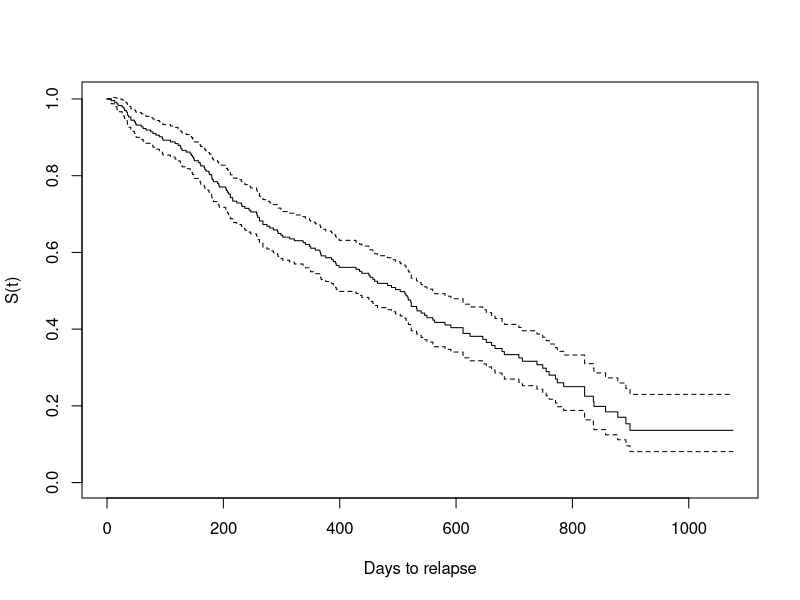
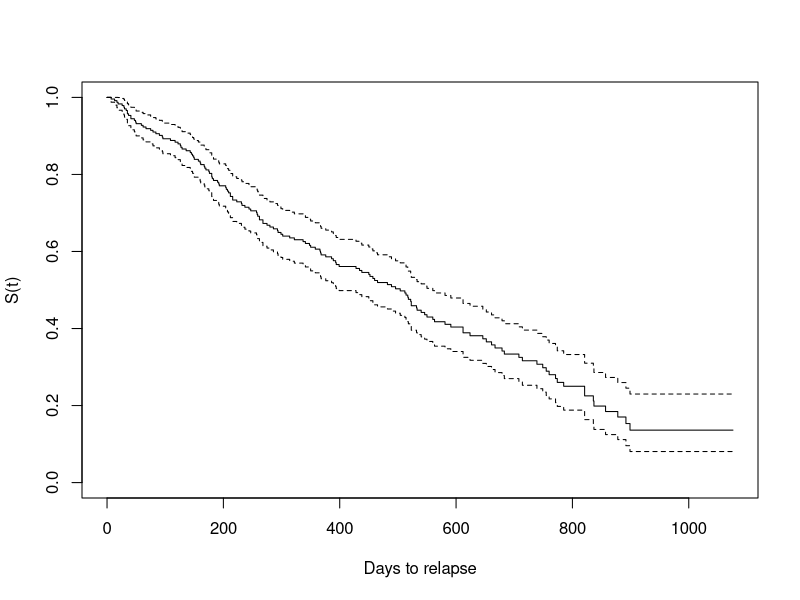
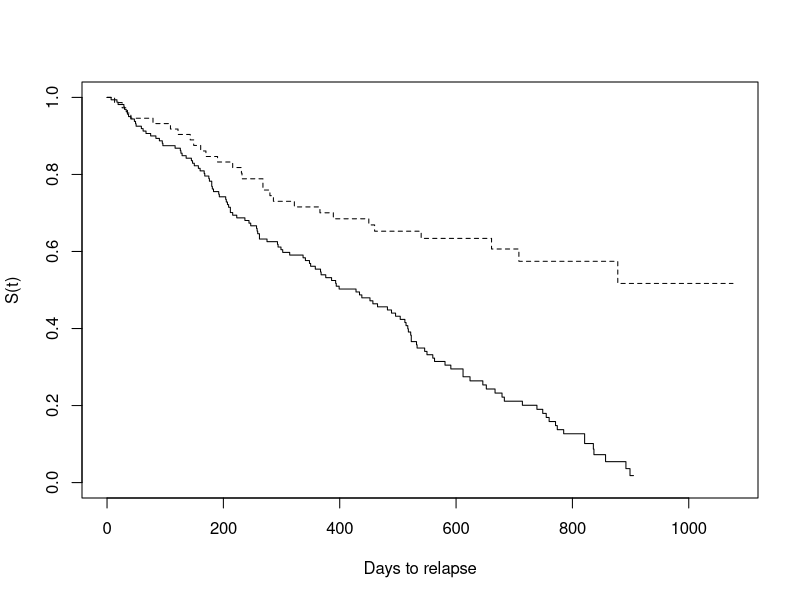
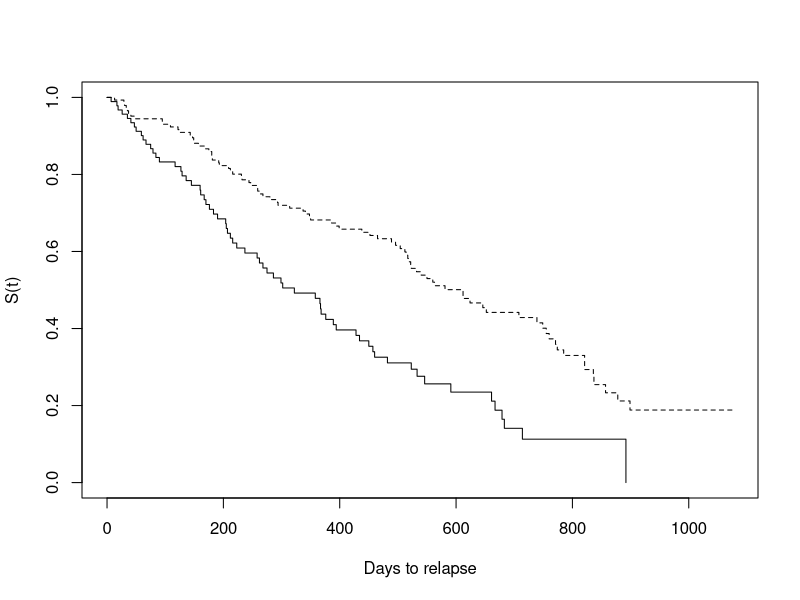

Write the R code that produced these figures, in order.
library(survival)
dat <- read.table("heroin.csv", header = TRUE, sep = ",")

# Plot Kaplan-Meier survival function of days from discharge from clinic to relapse:

addict.km <- survfit(Surv(time, status) ~ 1, conf.type = "none", type = "kaplan-meier", data = dat)
plot(addict.km, xlab = "Days to relapse", ylab = "S(t)")

# Kaplan-Meier survival function with confidence intervals:

addict.km <- survfit(Surv(time, status) ~ 1, type = "kaplan-meier", data = dat)
plot(addict.km, xlab = "Days to relapse", ylab = "S(t)", conf.int = TRUE)
 
# Kaplan-Meier survival function of days to relapse, stratifying by clinic:
  addict.km <- survfit(Surv(time, status) ~ clinic, type = "kaplan-meier", data = dat)
plot(addict.km, xlab = "Days to relapse", ylab = "S(t)", lty = c(1,2),
     legend.text = c("Clinic 1","Clinic 2"), legend.pos = 0, legend.bty = "n")

# Kaplan-Meier survival function of days to relapse, stratifying by methadone dose:

dat$newdose[dat$dose < 60] <- 0
dat$newdose[dat$dose >= 60] <- 1
addict.km <- survfit(Surv(time, status) ~ newdose, type = "kaplan-meier", data = dat)

# plot

plot(addict.km, xlab = "Days to relapse", ylab = "S(t)", lty = c(1,2),
     legend.text = c("Low dose methadone","High dose methadone"), legend.pos = 0,
     legend.bty = "n")

